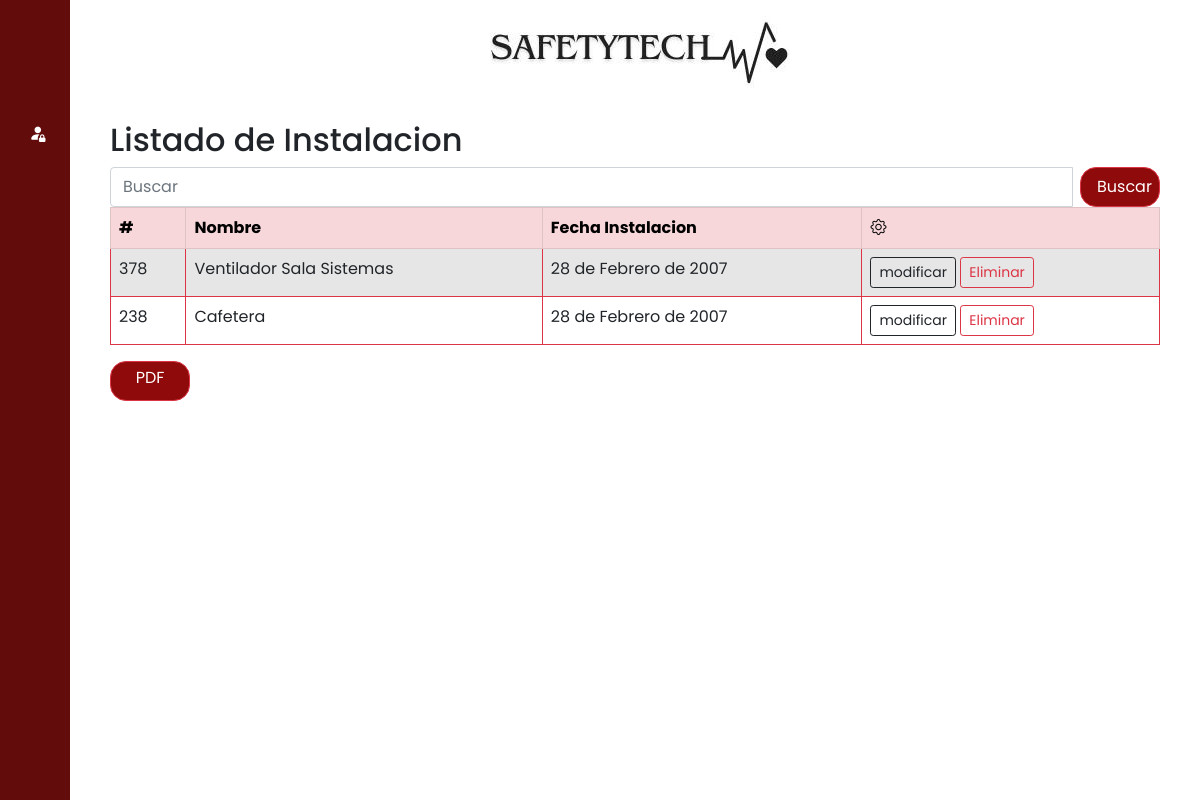
/linsta/ (signed in), run on the app's committed database.
### Modulos/Tablas/models.py (models this page shows, shortened)
class Instalacion(models.Model):
    codInstalacion=models.CharField(max_length=3, primary_key=True, verbose_name="Codigo Instalacion")
    nombre=models.CharField(max_length=40, verbose_name="Nombre")
    fecha_instalacion=models.DateField(default=timezone.now, null=True, verbose_name="Fecha Instalacion")

### Modulos/Tablas/views.py (the view)
# urls.py: path('linsta/', ListadosInstalacion),
@login_required
def ListadosInstalacion(request):
	instala=Instalacion.objects.all()
	return render(request, "lInstala.html",{"instala":instala})

### Modulos/Tablas/templates/lInstala.html (shortened to what this page needs)
{% extends 'barra.html' %}
{% load static %}
    {% block contenido %}
    <div class="container py-4">
        <div class="row">
            <div class="col-md-12">
                <h2>Listado de Instalacion</h2>
                <form class="d-flex" method="GET" action="{% url 'searchins' %}">
                    <div class="input-group">
                        <input type="text" class="form-control me-2" placeholder="Buscar" name="buscar"
                            value="{{ request.GET.buscar }}" aria-label="Search">
                        <div class="input-group-append">
                            <button class="btn btn-outline-danger text-white text-decoration-none px-3 py-1 rounded-4"
                            style="background-color: #8f0b0b; width: 80px; height: 40px;" type="submit">Buscar
                            </button>
                        </div>
                    </div>
                </form>
                <div class="table-responsive">
                    <table class="table table-striped table-bordered border-danger">
                        <thead class="table-danger">
                            <tr>
                                <th>#</th>
								<th>Nombre</th>
								<th>Fecha Instalacion</th>
								<th>
									<i class="bi bi-gear"></i>
								</th>
                            </tr>
                        </thead>
                        <tbody>
                            {% for c in instala %}
                            <tr>
                                <td>{{c.codInstalacion}}</td>
								<td>{{c.nombre}}</td>
								<td>{{c.fecha_instalacion}}</td>
                                <td>
                                    <a href="../modificarinsta?codInstalacion={{c.codInstalacion}}"
                                        class="btn btn-outline-dark btn-sm">modificar</a>
                                    <a onclick="eliminar({{c.codInstalacion}})" class="btn btn-outline-danger btn-sm">Eliminar</a>
                                </td>
                            </tr>
                            {% endfor %}
                        </tbody>
                    </table>
<a class="btn btn-outline-danger text-white text-decoration-none px-3 py-1 rounded-4"
style="background-color: #8f0b0b; width: 80px; height: 40px;" href="{% url 'descargar_pdfin' %}">PDF</a>
                </div>
            </div>
        </div>
    </div>
    {% endblock %}

### Modulos/Tablas/templates/barra.html (style rules this page uses)
* { margin: 0; padding: 0; box-sizing: border-box; }
body { width: 100%; height: 100vh; font-family: 'roboto', sans-serif; }
a { text-decoration: none; }
body { font-family: 'Poppins', sans-serif; }

### data on the page
Instalacion: codInstalacion "378", nombre "Ventilador Sala Sistemas", fecha_instalacion "28 de Febrero de 2007"
Instalacion: codInstalacion "238", nombre "Cafetera", fecha_instalacion "28 de Febrero de 2007"
